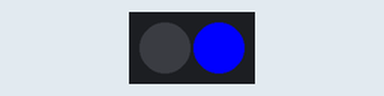
A sketch run on a simulated ESP32. On the bench: 2 RGB LEDs in strip order, left to right.

Above: at 0.25 s.
At 5.65 s:
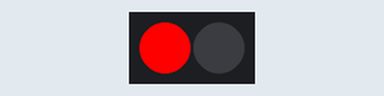
Timing chart, 0 to 6.0 s (numbered marks = the images above):
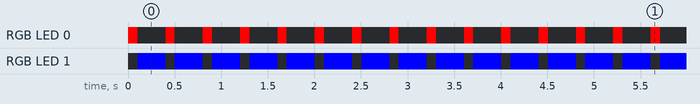

The sketch:

color_change.ino
```cpp
#include <FastLED.h>

// How many leds in your strip?
#define NUM_LEDS 2

#define DATA_PIN 25

CRGB leds[NUM_LEDS];

void setup() {
  FastLED.addLeds<NEOPIXEL, DATA_PIN>(leds, NUM_LEDS);
}

int n = 0;

void loop() {
  // Turn the LED on, then pause
  leds[0] = CRGB::Red;
  leds[1] = CRGB::Black;
  FastLED.show();
  delay(100);
  leds[0] = CRGB::Black;
  leds[1] = CRGB::Blue;
  FastLED.show();
  delay(100);
//  // Now turn the LED off, then pause
//  leds[0] = CRGB::Black;
//  FastLED.show();
//  n = n + 1;
//  if (n > 2) {
//    n = 0;
//  }

}
```

Measured:
- by itself, RGB LED 0: goes 324 × (RGB(255, 0, 0) 0.10 s, off 0.30 s), RGB(255, 0, 0) 0.10 s, off 0.10 s, then RGB(255, 0, 0)
- by itself, RGB LED 1: goes 324 × (RGB(0, 0, 255) 0.30 s, off 0.10 s), RGB(0, 0, 255) 0.10 s, then off
- by itself, everything shown: repeats every 5.2 s, in 26 steps
